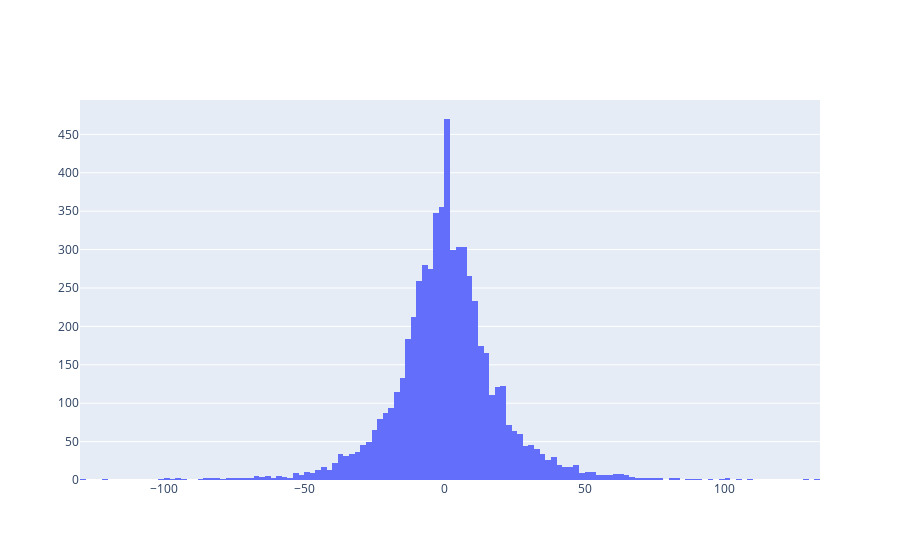

The notebook cell this image was saved under:
### Markdown cell above
## ヒストグラムで終値の分布をプロット
投資におけるKPIはリターンとまずは考えられるため、リターンの分布を確認する。

### Code cell
#前日とのcloseの差分によって、リターンを計算する
#ヒストグラムを作成し、リターンの分布を確認する
df['return'] = df['close'].diff()
fig = go.Figure(data=[go.Histogram(x=df['return'])])
fig.show()

### Figure 1 — Plotly figure (JSON) as saved in the notebook; plotly's stock layout.template omitted (floating-point values rounded to 4 significant figures; data arrays with more than 128 entries replaced by an {"elided": "..."} marker saying what was removed)
{"data": [{"type": "histogram", "x": {"elided": "6039 float values"}}], "layout": {}}
